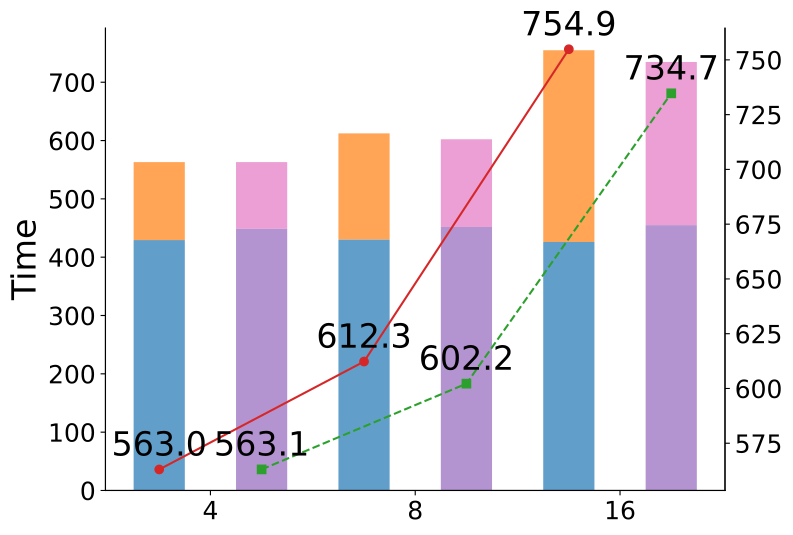

Reproduce this figure in Python.
import matplotlib.pyplot as plt
import numpy as np

# Updated data
num_snapshots_16 = np.array([1, 3, 5])
mutation_time_16 = np.array([429.334106, 430.29248, 426.116577])
computation_time_16 = np.array([133.69548, 182.001465, 328.733765])
total_time_16 = mutation_time_16 + computation_time_16

num_snapshots_32 = np.array([2, 4, 6])
mutation_time_32 = np.array([448.888, 451.85421, 455.0147])
computation_time_32 = np.array([114.16548, 150.3416, 279.703735])
total_time_32 = mutation_time_32 + computation_time_32

# Plot setup
fig, ax1 = plt.subplots(figsize=(8,6))

# Bar chart with breakdown for 16 snapshots (aligned)
bars1 = ax1.bar(num_snapshots_16, mutation_time_16, width=0.5, color='tab:blue', alpha=0.7)
bars2 = ax1.bar(num_snapshots_16, computation_time_16, width=0.5, bottom=mutation_time_16, color='tab:orange', alpha=0.7)

# Bar chart with breakdown for 32 snapshots (aligned)
bars3 = ax1.bar(num_snapshots_32, mutation_time_32, width=0.5, color='tab:purple', alpha=0.7)
bars4 = ax1.bar(num_snapshots_32, computation_time_32, width=0.5, bottom=mutation_time_32, color='tab:pink', alpha=0.7)

# Line plots
ax2 = ax1.twinx()
ax2.plot(num_snapshots_16, total_time_16, marker='o', linestyle='-', color='tab:red')
ax2.plot(num_snapshots_32, total_time_32, marker='s', linestyle='--', color='tab:green')

# Annotate line points
for i, txt in enumerate(total_time_16):
    ax2.annotate(f'{txt:.1f}', (num_snapshots_16[i], total_time_16[i]), textcoords="offset points", xytext=(0,10), ha='center', fontsize=24, color='black')

for i, txt in enumerate(total_time_32):
    ax2.annotate(f'{txt:.1f}', (num_snapshots_32[i], total_time_32[i]), textcoords="offset points", xytext=(0,10), ha='center', fontsize=24, color='black')

# Labels with font size 18
# ax1.set_xlabel("Number of Sources", fontsize=24)
ax1.set_ylabel("Time", fontsize=24)
# ax2.set_ylabel("Total Time", fontsize=24)

# Remove all legends
ax1.legend().remove()
ax2.legend().remove()

# Set custom x-axis labels at midpoints of (1-2), (3-4), (5-6)
ax1.set_xticks([1.5, 3.5, 5.5])
ax1.set_xticklabels(["4", "8", "16"], fontsize=24)

# Remove grid lines
ax1.grid(False)
ax2.grid(False)

# Remove the top border (spine)
ax1.spines['top'].set_visible(False)
ax2.spines['top'].set_visible(False)

# Set tick label font size
ax1.tick_params(axis='both', labelsize=18)
ax2.tick_params(axis='both', labelsize=18)

# Show plot
# plt.show()
plt.savefig('motivation.pdf', bbox_inches='tight')
